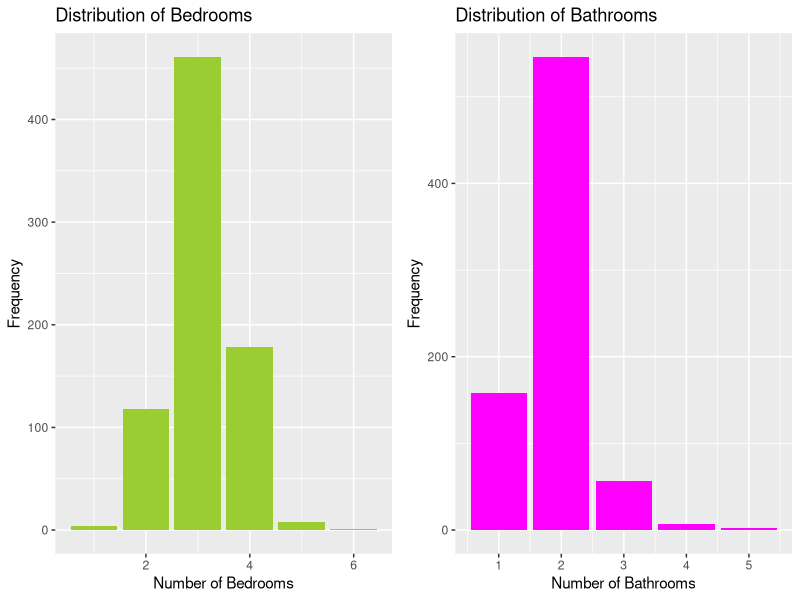
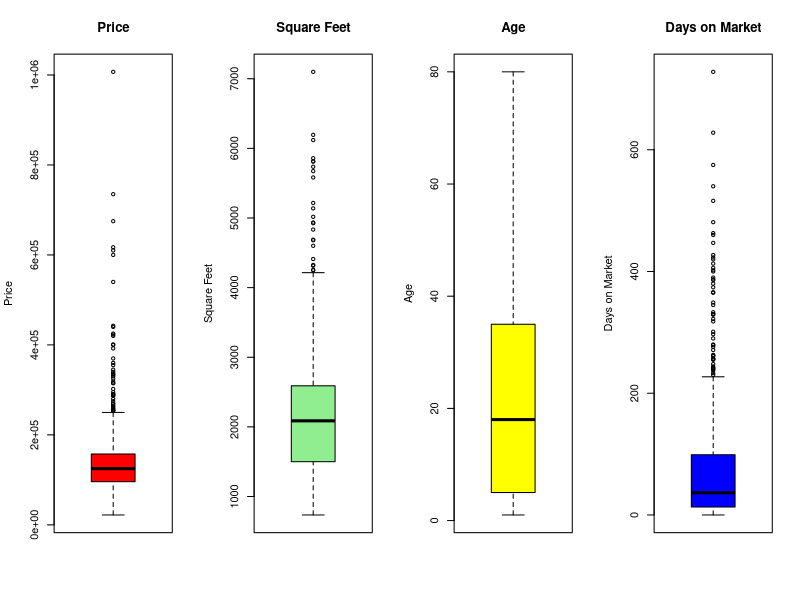
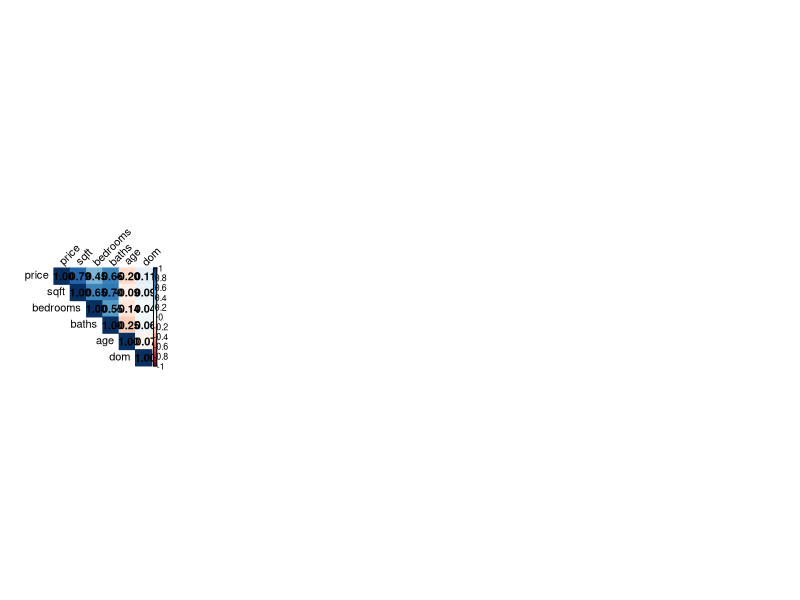
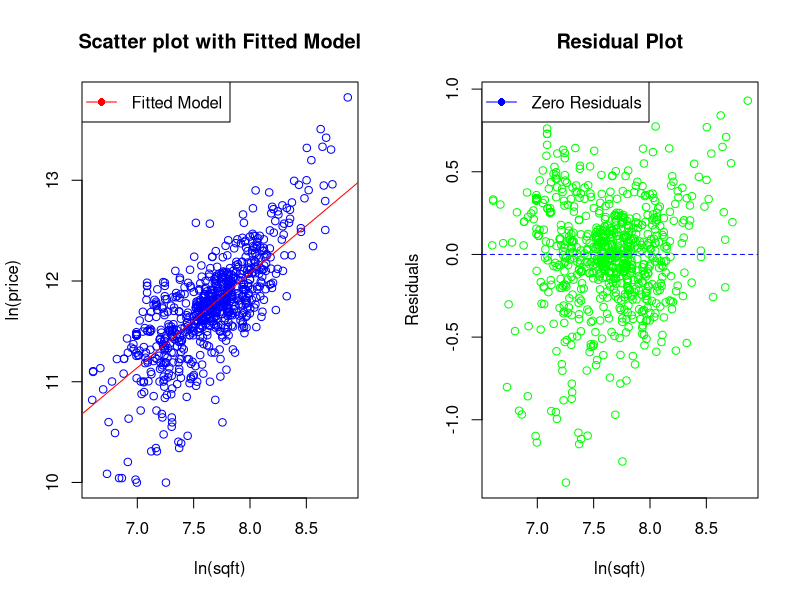
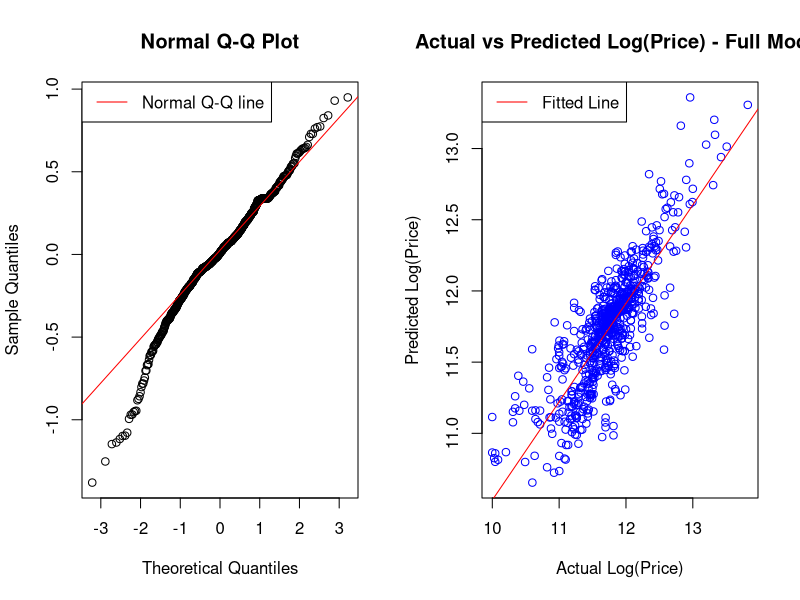
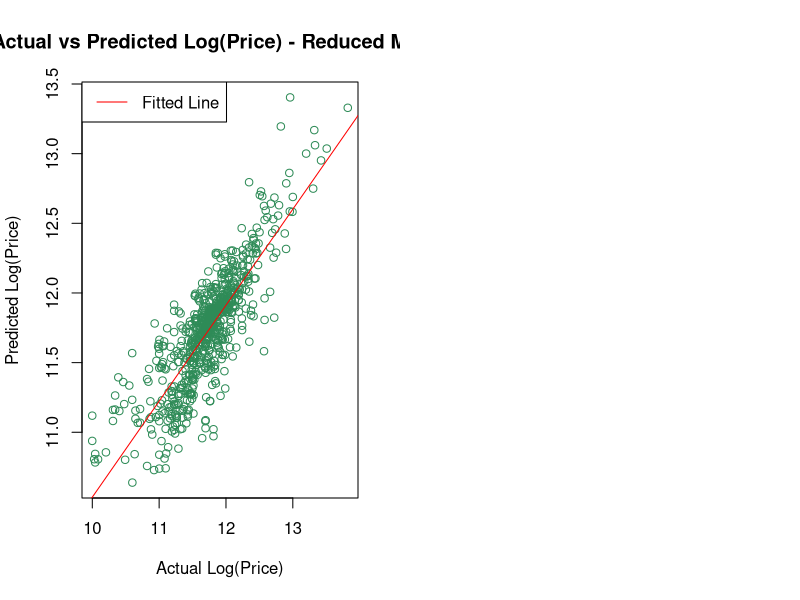

Source code (R) for these figures, in order:
## ---- chunk 1
knitr::opts_chunk$set(echo = FALSE, include = FALSE)
rm(list = ls())
## ---- chunk 2
library(corrplot)
library(dplyr)
library(ggplot2)
library(gridExtra)
library(tidyverse)

# Load the data
data <- read.csv("MA334-SP-7_PAUL_KULDEEP_2322439.csv")
reserve_data <- data
# Display the structure of the data
str(data)
## ---- chunk 3
library("knitr")

# Identify qualitative variables
qualitative_variables <- c("pool", "style", "fireplace", "waterfront")

# Initialize an empty list to store categories
categories_list <- list()

# Iterate through each qualitative variable
for (variable in qualitative_variables) {
  # Extract unique values from the data
  unique_values <- unique(data[[variable]])
  
  # Create a list to store categories for the variable
  categories <- list()
  
  # Check if the variable has categories
  if (length(unique_values) > 1) {
    # Iterate through unique values
    for (value in unique_values) {
      # Check if the value exists in the data
      if (value %in% data[[variable]]) {
        categories[[as.character(value)]] <- value
      }
    }
  } else {
    categories[["Category"]] <- "N/A"
  }
  
  # Add categories to the list
  categories_list[[variable]] <- categories
}

# Create a data frame to display categories
category_info <- data.frame(
  Variable_Context = c("Whether pool is present", "Architectural Style", "Whether fireplace is present", "Whether waterfront is present"),
  Categories = sapply(categories_list, function(x) paste(unlist(x), collapse = ", "))
)

# Print the table
kable(category_info, caption = "Categories of the Qualitative variables")

## ---- chunk 4
# Check for NA values
na_values <- is.na(data)

# Count NA values
na_counts <- colSums(na_values)

# Convert na_counts to a data frame with a single row
na_counts_df <- data.frame(t(na_counts))

# Rename the column to the variable names
colnames(na_counts_df) <- names(na_counts)
# Display NA counts
kable(na_counts_df, caption = "Sum of Missing values of each variable in the data set")

## ---- chunk 5
# Descriptive statistics
trim_percentage <- 0.1 #trim 10%
selected_variables <- c("price", "sqft", "bedrooms", "baths", "age", "dom")
selected_data <- data[selected_variables]

#Calculate the mean, median, min, max and standard deviation of the numerical variables
mean_values <- round(colMeans(selected_data), 2)
median_values <- round(sapply(selected_data, median), 2)
min_values <- round(apply(selected_data, 2, min), 2)
max_values <- round(apply(selected_data, 2, max), 2)
std_d_values <- round(sapply(selected_data, sd), 2)

#calculate the trimmed mean values
trimmed_mean_values <- round(sapply(selected_data, function(x) mean(x, trim = trim_percentage)), 2)
descriptive_stats <- data.frame(
  Mean = mean_values,
  Median = median_values,
  Min = min_values,
  Max = max_values,
  Std_Dev = std_d_values,
  Trimmed_Mean = trimmed_mean_values
)

kable(descriptive_stats, caption = "Descriptive Statistics of the numeric variables")
## ---- chunk 6

# Define a custom color palette (optional)
color_palette <- c("yellowgreen", "magenta")

# Number of Bedrooms Distribution (Bar Chart)
plot1 <- ggplot(data, aes(x = bedrooms)) +
  geom_bar(stat = "count", fill = color_palette[1]) +  # Set fill color (optional)
  labs(title = "Distribution of Bedrooms", x = "Number of Bedrooms", y = "Frequency")

# Number of Bathrooms Distribution (Bar Chart)
plot2 <- ggplot(data, aes(x = baths)) +
  geom_bar(stat = "count", fill = color_palette[2]) +  # Set fill color (optional)
  labs(title = "Distribution of Bathrooms", x = "Number of Bathrooms", y = "Frequency")

# Arrange the plots in a 2x2 grid layout
grid.arrange(plot1, plot2, nrow = 1, ncol = 2)

## ---- chunk 7
par(mfrow=c(1,4))
boxplot(data$price, main = "Price", ylab = "Price", col='red')
boxplot(data$sqft, main = "Square Feet", ylab = "Square Feet", col='lightgreen')
boxplot(data$age, main = "Age", ylab = "Age", col='yellow')
boxplot(data$dom, main = "Days on Market", ylab = "Days on Market", col='blue')
## ---- chunk 8
library(corrplot)

cordata <- c('price', 'sqft', 'bedrooms', 'baths', 'age', 'dom')
selected_data <- data[cordata]
correlation_matrix <- round(cor(selected_data), 2)

# Create heatmap
heatmap <- corrplot(correlation_matrix, method = "color", type = "upper", tl.col = "black", tl.srt = 45, addCoef.col = "black")

## ---- chunk 9

prob.pool <- subset(data, pool=="1")
p <- count(prob.pool)
print(paste("Houses in the dataset with a pool: ", p))
print(paste("Total houses in the dataset: ", nrow(data)))
probability_pool <- round(p/nrow(data),4)
print("Dividing the Houses with a pool with the total number of houses -> ")
print(paste("The probability of a house having a pool:",probability_pool))
## ---- chunk 10
houses_fireplace_pool <- sum(data$fireplace[data$pool=="1"] == "1")
print(paste("Houses having a fireplace and pool:", houses_fireplace_pool))
houses_pool <- sum(data$pool == "1")
print(paste("Total houses having a pool:", houses_pool))

conditional_prob <- round(houses_fireplace_pool/houses_pool, 4)
print(paste("Conditional probability of having a fireplace given it has a pool:", conditional_prob))

## ---- chunk 11
houses_chosen <- 10
#"Calculatnig the Probability Density for a Binomial distribution of 10 random trials in which atleast 3 have a pool with the probability of 0.0766 using the dbinom function."
prob3_pools <- round(sum(dbinom(x=3:10, size = 10, prob = 0.0766)), 4)

print(paste('Probability of out of 10 houses chosen atleast 3 will have a pool:',prob3_pools))

## ---- chunk 12
sample_mean <- mean(data$price)
# Sample standard deviation
sample_sd <- sd(data$price)

# Sample size
sample_size <- nrow(data)

# Critical value from t-distribution
t_value <- qt(0.975, df = sample_size - 1)

# Margin of error
margin_of_error <- t_value * (sample_sd / sqrt(sample_size))

# 95% confidence interval
confidence_interval <- c(sample_mean - margin_of_error, sample_mean + margin_of_error)
confidence_interval_round<-round(confidence_interval,2)
#confidence_interval_round
# Print the confidence interval
print(paste('The 95% confidence interval on the mean price in the USA is:',confidence_interval_round[1], "to", confidence_interval_round[2]))
## ---- chunk 13
# Subset the dataframe into two groups: houses on waterfront and houses not on waterfront
waterfront_houses <- data[data$waterfront == 1, ]
non_waterfront_houses <- data[data$waterfront == 0, ]

# Perform two-sample t-test
t_test_result <- t.test(waterfront_houses$price, non_waterfront_houses$price, alternative = "greater")

# Print the test result
print(t_test_result)
## ---- chunk 14

# Create the contingency table
contingency_table <- prop.table(table(data$pool, data$fireplace), margin = 1)

# Add row and column names
colnames(contingency_table) <- c("No Fireplace", "Fireplace")
row.names(contingency_table) <- c("No Pool", "Pool")

# Print the contingency table
kable(contingency_table, caption ="Contingency Table - Relative Frequencies:" )
## ---- chunk 15

chi_squared_test <- chisq.test(data$pool, data$fireplace)

# Print the test result
print(chi_squared_test)
## ---- chunk 16
# Perform simple linear regression
lm_model <- lm(log(price) ~ log(sqft), data = data)

# Print the fitted model
summary(lm_model)
## ---- chunk 17
par(mfrow=c(1,2))
# Scatter plot of data and fitted model
plot(log(data$sqft), log(data$price), xlab = "ln(sqft)", ylab = "ln(price)", col = "blue", main = "Scatter plot with Fitted Model")
abline(lm_model, col = "red")  # Add fitted line
legend("topleft", legend = "Fitted Model", col = "red", lty = 1, pch = 16)
# Plot of residuals
residuals <- resid(lm_model)
plot(log(data$sqft), residuals, xlab = "ln(sqft)", ylab = "Residuals", col = "green", main = "Residual Plot")
abline(h = 0, col = "blue", lty = 2)  # Add reference line for zero residuals
legend("topleft", legend = "Zero Residuals", col = "blue", lty = 1, pch = 16)

## ---- chunk 18
# Create a QQ plot for the residuals
qqnorm(residuals)
qqline(residuals, col="red")
legend("topleft", legend = "Normal Q-Q line", col = "red", lty = 1)
## ---- chunk 19
df <- reserve_data

df$style <- factor(df$style)
df$sqft <- log(df$sqft)

# Step 1: Encode qualitative variables using dummy variables
encoded_data <- model.matrix(~ . - 1, data = df)

# Convert encoded_data to dataframe
encoded_data <- as.data.frame(encoded_data)

# Step 2: Perform multiple linear regression
full_model <- lm(log(price) ~ ., data = encoded_data)
summary(full_model)
## ---- chunk 20
# Extract predicted values
predicted_values <- fitted(full_model)

# Create scatter plot of actual vs predicted values
plot(log(df$price), predicted_values, 
     xlab = "Actual Log(Price)", ylab = "Predicted Log(Price)",
     main = "Actual vs Predicted Log(Price) - Full Model",
     col="blue")

# Add a line representing the fitted values
abline(lm(predicted_values ~ log(df$price)), col = "red")

# Add legend
legend("topleft", legend = "Fitted Line", col = "red", lty = 1)

## ---- chunk 21
# Perform stepwise regression
reduced_model <- step(full_model, direction = "backward")

## ---- chunk 22
summary(reduced_model)
## ---- chunk 23
# Extract predicted values
predicted_values <- fitted(reduced_model)

# Create scatter plot of actual vs predicted values
plot(log(df$price), predicted_values, 
     xlab = "Actual Log(Price)", ylab = "Predicted Log(Price)",
     main = "Actual vs Predicted Log(Price) - Reduced Model",
     col="seagreen")

# Add a line representing the fitted values
abline(lm(predicted_values ~ log(df$price)), col = "red")

# Add legend
legend("topleft", legend = "Fitted Line", col = "red", lty = 1)

## ---- chunk 24
library(caret)

# Define the control parameters for k-fold cross-validation
control <- trainControl(method = "cv",  # Use k-fold cross-validation
                        number = 10,    # Specify the number of folds
                        verboseIter = TRUE)  # Display progress

# Perform k-fold cross-validation for the full model
full_model_cv <- train(log(price) ~ .,     # Model formula
                       data = encoded_data,  # Dataset
                       method = "lm",        # Linear regression method
                       trControl = control)  # Control parameters

# Perform k-fold cross-validation for the reduced model
reduced_model_cv <- train(log(price) ~ sqft + baths + age + style2 + style4 + fireplace + waterfront, 
                          data = encoded_data, method = "lm", trControl = control)

# Compare the model performances using RMSE
compare_models <- resamples(list(Full_Model = full_model_cv, Reduced_Model = reduced_model_cv))
## ---- chunk 25
summary(compare_models)
